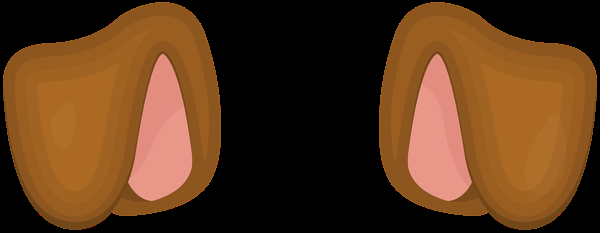
#> input picture Dog_filter/filters/dog-ears.png, 600 x 233 px
$ python filter_in_frame.py
#> lines starting #> are read from the running program, lines starting #| are printed output that depends on the picture
import mediapipe as mp
import cv2
import math
import numpy as np
import csv
import imageio

filters = [{'path': "filters/dog-ears.png",
            'anno_path': "filters/dog-ears_annotations.csv",
            'animated': False, 'has_alpha': True},
            {'path': "filters/dog-nose.png",
            'anno_path': "filters/dog-nose_annotations.csv",
            'animated': False, 'has_alpha': True},
            {'path': "filters/dog-tongue.gif",
            'anno_path': "filters/dog-tongue_annotations.csv",
            'animated': True, 'has_alpha': True},
            ]

# [57 lines left out: functions similarityTransform, getLandmarks, not called in this run]

def load_filter_img(img_path):
#> called with img_path = 'filters/dog-ears.png'
    img = cv2.imread(img_path, cv2.IMREAD_UNCHANGED)
#> img is the input picture: shape (233, 600, 4); mean B, G, R, A 26.7, 56.2, 90.9, 138.4
    b, g, r, alpha = cv2.split(img)
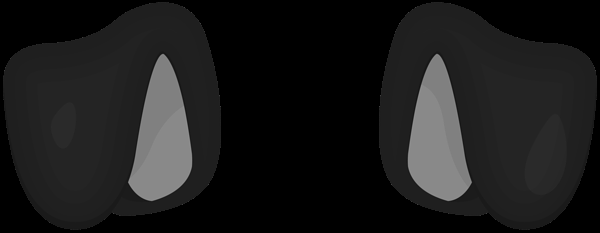
#> b: shape (233, 600); min 0, max 144, mean 26.7
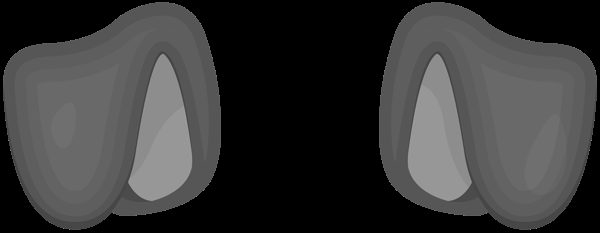
#> g: shape (233, 600); min 0, max 156, mean 56.2
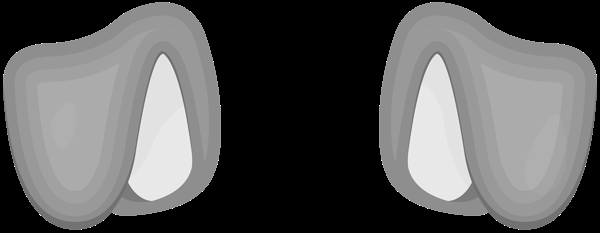
#> r: shape (233, 600); min 0, max 255, mean 90.9
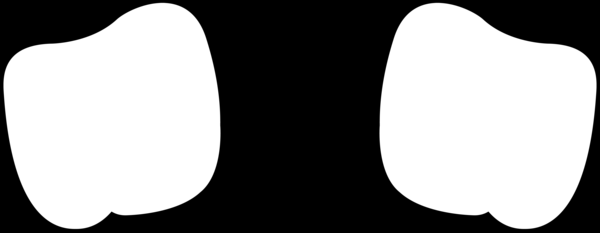
#> alpha: shape (233, 600); min 0, max 255, mean 138.4
    img = cv2.merge((b, g, r))
#> img: shape (233, 600, 3)
    return img, alpha

def load_filter_gif(gif_path):
    loaded_gif = imageio.mimread(gif_path,memtest=False)
    gif=[]
    alpha=[]
    for frame in loaded_gif:
        r,g,b,a = cv2.split(frame)
        frame = cv2.merge((b,g,r))
        gif.append(frame)
        alpha.append(a)
    return gif, alpha

def load_landmarks(annotation_file):
#> called with annotation_file = 'filters/dog-ears_annotations.csv'
    with open(annotation_file) as csv_file:
#> (reads Dog_filter/filters/dog-ears_annotations.csv from the repository)
        csv_reader = csv.reader(csv_file, delimiter=",")
        points = {}
        for i, row in enumerate(csv_reader):
            # skip head or empty line if it's there
            try:
                x, y = int(row[1]), int(row[2])
                points[int(row[0])] = (x, y)
            except ValueError:
                continue
        return points

def load_filter():
    multi_filter_runtime = []
    for filter in filters:
        temp_dict={}
        if filter['animated']:
            temp_dict['flt'], temp_dict['flt_a'] = load_filter_gif(filter['path'])
            temp_dict['animated'] = True
        else:
            temp_dict['flt'], temp_dict['flt_a'] = load_filter_img(filter['path'])
            temp_dict['animated'] = False
        temp_dict['points'] = load_landmarks(filter['anno_path'])

        multi_filter_runtime.append(temp_dict)
#> pass 2 of the loop in load_filter, `for filter in filters:`:
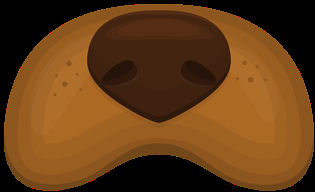
#> input picture Dog_filter/filters/dog-nose.png, 315 x 192 px
#> in load_filter_img, img is the input picture: shape (192, 315, 4); mean B, G, R, A 22, 60.3, 99.6, 191.6
#> b: shape (192, 315)
#> g: shape (192, 315)
#> in load_filter_img (call 2), `b, g, r, alpha = cv2.split(img)`:
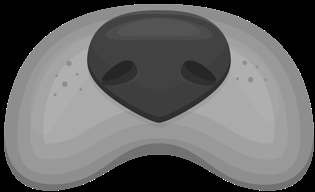
#> r: shape (192, 315); min 0, max 255, mean 99.6
#> in load_filter_img (call 2), `b, g, r, alpha = cv2.split(img)`:
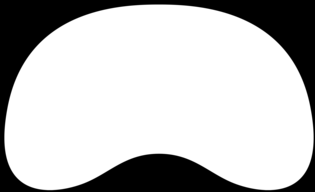
#> alpha: shape (192, 315); min 0, max 255, mean 191.6
#> img: shape (192, 315, 3)
#> (reads Dog_filter/filters/dog-nose_annotations.csv from the repository)
    return multi_filter_runtime

# [22 lines left out: function apply_filter, not called in this run]

#> (the run stopped early here; a loop or call above may not have finished)
